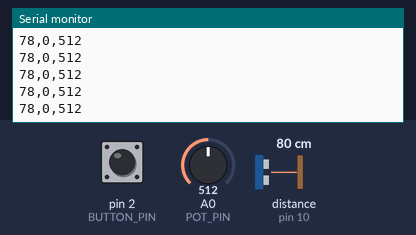
This sketch was run on a simulated Arduino Uno, built with avr-gcc and run on an emulated ATmega328P. On the bench: the last lines printed to the serial monitor. Wiring (inferred from the names in the program): ultrasonic range finder: trigger pin 9; echo pin 10. The test bench sets the inputs (shaded band); at power-on: distance to the obstacle (sensor on pin 10) 80 cm, A0 (POT_PIN) = 512, pin 2 (BUTTON_PIN) HIGH. The echo pulse lasts 58.3 µs per cm.

Above: at 1.2 s.
1.3 s: distance to the obstacle (sensor on pin 10) set to 2 cm
At 1.35 s:
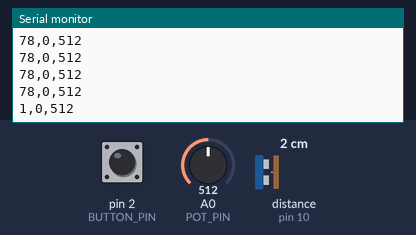
2.8 s: A0 (POT_PIN) set to 716
At 2.84 s:
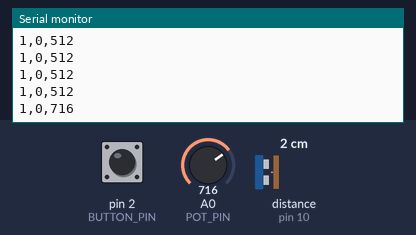
4.3 s: A0 (POT_PIN) set to 1023
At 4.32 s:
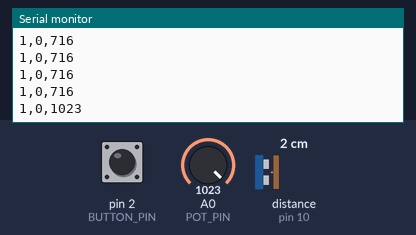
7.3 s: distance to the obstacle (sensor on pin 10) set to 60 cm
At 7.34 s:
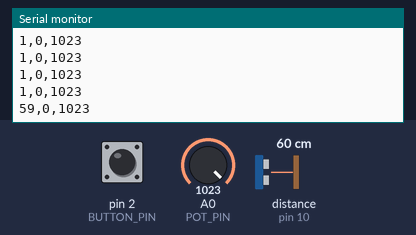
10.3 s: A0 (POT_PIN) set to 900
At 10.34 s:
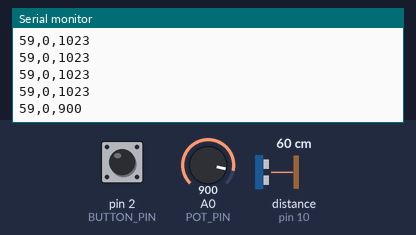
13.3 s: pin 2 (BUTTON_PIN) pulled LOW for 0.15 s
At 13.45 s:
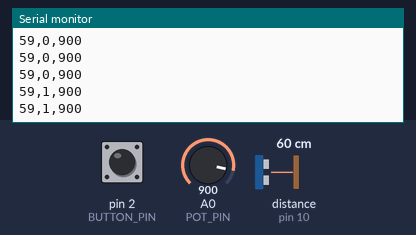
Timing chart, 0 to 15.9 s (numbered marks = the images above; inputs shaded):
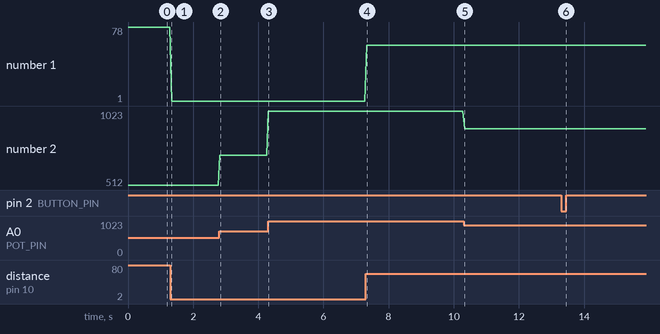

The sketch:

Wave_terrain_+_Arduino.ino
```cpp
//Arduino 控制程式
const int TRIG_PIN = 9;     // 超音波感測器
const int ECHO_PIN = 10;
const int BUTTON_PIN = 2;   // 按鈕
const int POT_PIN = A0;     // 可調式電阻

// 追蹤按鈕狀態
int lastButtonState = HIGH;
int buttonPresses = 0;

void setup() {
  Serial.begin(9600);
  pinMode(TRIG_PIN, OUTPUT);
  pinMode(ECHO_PIN, INPUT);
  pinMode(BUTTON_PIN, INPUT_PULLUP);
  pinMode(POT_PIN, INPUT);
}

void loop() {
  // 讀取超音波距離
  digitalWrite(TRIG_PIN, LOW);
  delayMicroseconds(2);
  digitalWrite(TRIG_PIN, HIGH);
  delayMicroseconds(10);
  digitalWrite(TRIG_PIN, LOW);

  long duration = pulseIn(ECHO_PIN, HIGH);
  int distance = duration * 0.034 / 2;

  // 讀取按鈕狀態
  int buttonState = digitalRead(BUTTON_PIN);
  if (buttonState == LOW && lastButtonState == HIGH) {
    buttonPresses = (buttonPresses + 1) % 3;  // 循環切換 0,1,2
    delay(50);  // 消除彈跳
  }
  lastButtonState = buttonState;

  // 讀取電阻值
  int potValue = analogRead(POT_PIN);

  // 發送數據到序列埠
  String data = String(distance) + "," +
                String(buttonPresses) + "," +
                String(potValue);
  Serial.println(data);

  delay(50);
}
```

Measured:
- after the input at 1.3 s, the serial monitor: prints a new line at once (image 1)
- after the input at 2.8 s, the serial monitor: prints a new line at once (image 2)
- after the input at 4.3 s, the serial monitor: prints a new line at once (image 3)
- after the input at 7.3 s, the serial monitor: prints a new line at once (image 4)
- after the input at 10.3 s, the serial monitor: prints a new line at once (image 5)
- after the input at 13.3 s, the serial monitor: prints a new line after 0.08 s (image 6)
- plotted number 1: 78 → 1 after the input at 1.3 s, 1 → 59 after the input at 7.3 s
- plotted number 2: 512 → 716 after the input at 2.8 s, 716 → 1023 after the input at 4.3 s, 1023 → 900 after the input at 10.3 s
